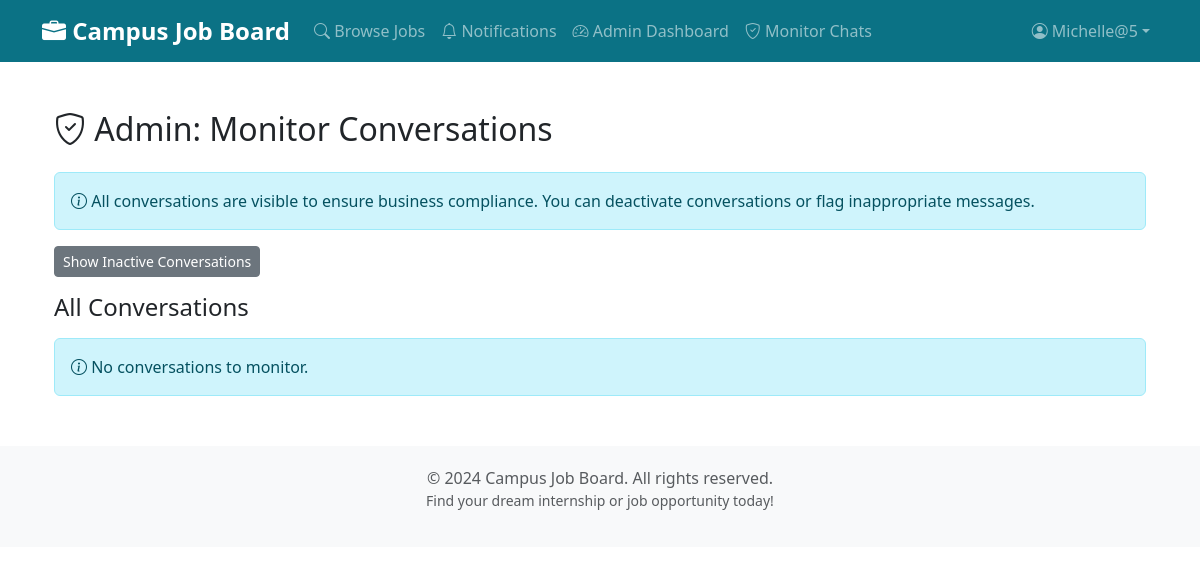
The page /messages/admin/monitor/ (signed in) on the database as committed earlier.
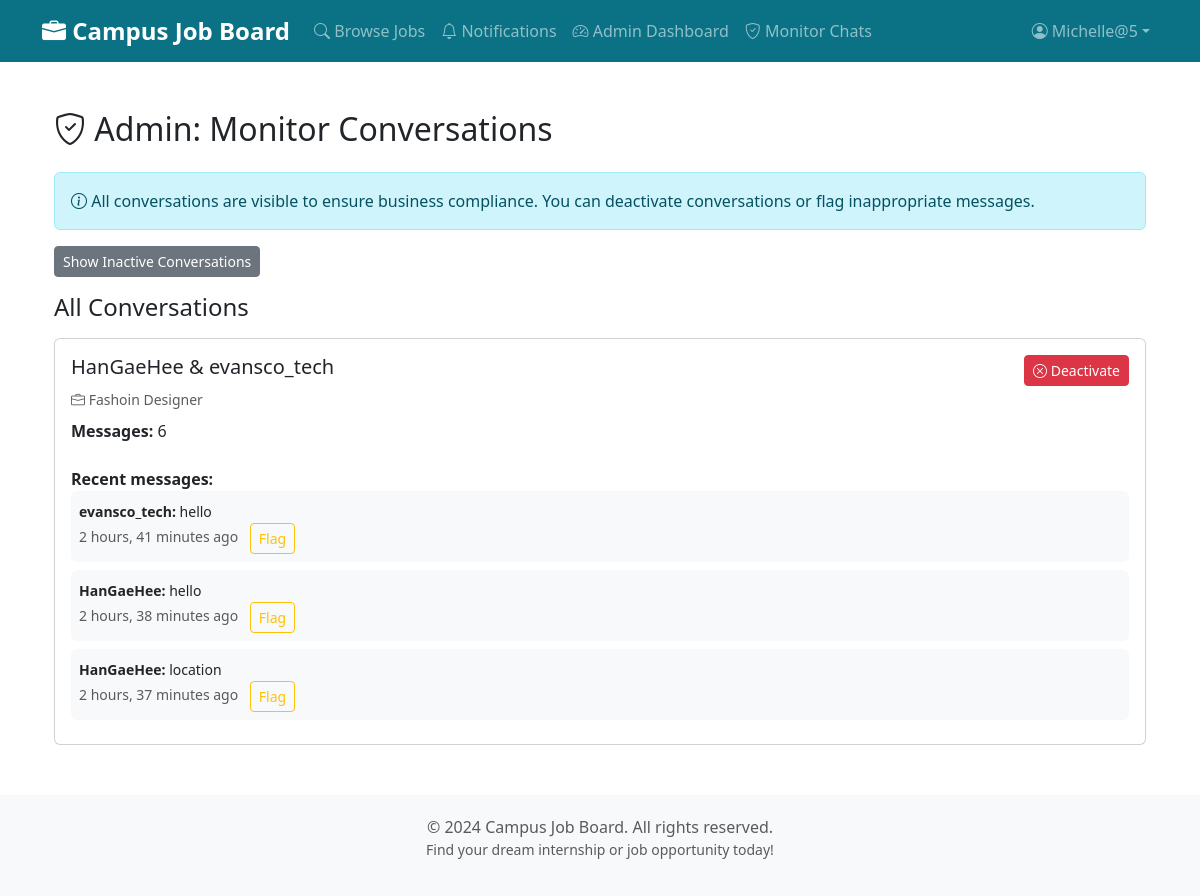
The same page on the database as committed later.
### messaging/models.py (models this page shows, shortened)
class Conversation(models.Model):
    application = models.ForeignKey(Application, on_delete=models.CASCADE, related_name='conversations')
    participant_1 = models.ForeignKey(settings.AUTH_USER_MODEL, on_delete=models.CASCADE, related_name='conversations_as_p1')
    participant_2 = models.ForeignKey(settings.AUTH_USER_MODEL, on_delete=models.CASCADE, related_name='conversations_as_p2')
    created_at = models.DateTimeField(auto_now_add=True)
    is_active = models.BooleanField(default=True, help_text='Admin can deactivate if conversation violates business conduct')
    class Meta:
        unique_together = ['application', 'participant_1', 'participant_2']
        ordering = ['-created_at']

class Message(models.Model):
    conversation = models.ForeignKey(Conversation, on_delete=models.CASCADE, related_name='messages')
    sender = models.ForeignKey(settings.AUTH_USER_MODEL, on_delete=models.CASCADE, related_name='sent_messages')
    content = models.TextField(help_text='Keep messages strictly business-related')
    timestamp = models.DateTimeField(auto_now_add=True)
    is_read = models.BooleanField(default=False)
    flagged_by_admin = models.BooleanField(default=False, help_text='Admin can flag inappropriate messages')
    class Meta:
        ordering = ['timestamp']

### users/models.py (models this page shows, shortened)
class CustomUser(AbstractUser):
    is_company = models.BooleanField(
        default=False,
        help_text="Designates whether this user is a company/employer")
    id_document = models.FileField(
        upload_to='user_ids/',
        null=True,
        blank=True,
        help_text='Upload an identification document (image or PDF) for verification')
    institution = models.CharField(
        max_length=255,
        help_text='Enter your school or company name for verification',
        null=True,
        blank=True
    )
    PENDING = 'P'
    VERIFIED = 'V'
    REJECTED = 'R'
    VERIFICATION_STATUS_CHOICES = [
        (PENDING, 'Pending'),
        (VERIFIED, 'Verified'),
        (REJECTED, 'Rejected'),
    ]
    verification_status = models.CharField(
        max_length=1,
        choices=VERIFICATION_STATUS_CHOICES,
        default=PENDING,
        help_text='Status of identity verification')
    email_verified = models.BooleanField(
        default=False,
        help_text='Whether the user has verified their email address')
    email_verification_token = models.CharField(
        max_length=6,
        null=True,
        blank=True,
        help_text='Temporary token for email verification')
    phone_number = models.CharField(
        max_length=20,
        null=True,
        blank=True,
        unique=False,
        help_text='Phone number in international format, e.g. +14155552671')
    phone_verified = models.BooleanField(
        default=False,
        help_text='Whether the user has verified their phone number')

### jobs/models.py (models this page shows, shortened)
class Application(models.Model):
    PENDING = 'P'
    ACCEPTED = 'A'
    REJECTED = 'R'
    STATUS_CHOICES = [
        (PENDING, 'Pending'),
        (ACCEPTED, 'Accepted'),
        (REJECTED, 'Rejected'),
    ]
    job = models.ForeignKey(JobPost,
                            on_delete=models.CASCADE,
                            related_name='applications')
    applicant = models.ForeignKey(settings.AUTH_USER_MODEL,
                                  on_delete=models.CASCADE,
                                  limit_choices_to={'is_company': False},
                                  related_name='job_applications')
    cover_letter = models.TextField(
        help_text="Why you're interested in this position")
    cv = models.FileField(upload_to='applications/cv/',
                          null=True,
                          blank=True,
                          help_text="Upload your CV/Resume (PDF, DOC, DOCX)")
    transcript = models.FileField(
        upload_to='applications/transcripts/',
        null=True,
        blank=True,
        help_text="Upload your academic transcript (PDF)")
    certificate = models.FileField(
        upload_to='applications/certificates/',
        null=True,
        blank=True,
        help_text="Upload any relevant certificates (PDF)")
    other_document = models.FileField(
        upload_to='applications/other/',
        null=True,
        blank=True,
        help_text="Upload any other supporting document")
    date_applied = models.DateTimeField(default=timezone.now)
    status = models.CharField(max_length=1,
                              choices=STATUS_CHOICES,
                              default=PENDING)
    company_unread = models.BooleanField(
        default=True,
        help_text="Whether the company has an unread notification for this application")
    applicant_unread = models.BooleanField(
        default=False,
        help_text="Whether the applicant has an unread notification for status updates")
    class Meta:
        ordering = ['-date_applied']
        unique_together = [['job', 'applicant']]
        indexes = [
            models.Index(fields=['-date_applied']),
            models.Index(fields=['status']),
        ]

class JobPost(models.Model):
    FULL_TIME = 'FT'
    PART_TIME = 'PT'
    INTERNSHIP = 'INT'
    CONTRACT = 'CON'
    JOB_TYPE_CHOICES = [
        (FULL_TIME, 'Full Time'),
        (PART_TIME, 'Part Time'),
        (INTERNSHIP, 'Internship'),
        (CONTRACT, 'Contract'),
    ]
    IT = 'IT'
    MARKETING = 'MKT'
    FINANCE = 'FIN'
    SALES = 'SLS'
    HR = 'HR'
    ENGINEERING = 'ENG'
    EDUCATION = 'EDU'
    HEALTHCARE = 'HLT'
    MEDIA = 'MED'
    LAW = 'LAW'
    CONSTRUCTION = 'CON'
    CUSTOMER_SERVICE = 'CS'
    ARCHITECTURE = 'ARC'
    ACCOUNTING = 'ACC'
    OTHER = 'OTH'
    CATEGORY_CHOICES = [
        (IT, 'IT & Software'),
        (FINANCE, 'Finance & Accounting'),
        (ACCOUNTING, 'Accounting'),
        (MARKETING, 'Marketing & Sales'),
        (SALES, 'Sales'),
        (EDUCATION, 'Education & Training'),
        (ENGINEERING, 'Engineering'),
        (ARCHITECTURE, 'Architecture'),
        (HEALTHCARE, 'Healthcare & Medicine'),
        (MEDIA, 'Media & Design'),
        (HR, 'Human Resources'),
        (LAW, 'Law & Administration'),
        (CONSTRUCTION, 'Construction & Real Estate'),
        (CUSTOMER_SERVICE, 'Customer Service'),
        (OTHER, 'Others'),
    ]
    CURRENCY_CHOICES = [
        ('USD', 'USD - US Dollar'),
        ('GHS', 'GHS - Ghanaian Cedi'),
        ('EUR', 'EUR - Euro'),
        ('GBP', 'GBP - British Pound'),
        ('NGN', 'NGN - Nigerian Naira'),
        ('KES', 'KES - Kenyan Shilling'),
        ('ZAR', 'ZAR - South African Rand'),
        ('CAD', 'CAD - Canadian Dollar'),
        ('AUD', 'AUD - Australian Dollar'),
    ]
    title = models.CharField(max_length=200)
    company = models.ForeignKey(settings.AUTH_USER_MODEL,
                                on_delete=models.CASCADE,
                                limit_choices_to={'is_company': True},
                                related_name='job_posts')
    description = models.TextField(help_text="Detailed job description")
    requirements = models.TextField(
        help_text="Required qualifications and skills")
    location = models.CharField(max_length=200)
    latitude = models.DecimalField(
        max_digits=9,
        decimal_places=6,
        null=True,
        blank=True,
        help_text="Latitude for live location (optional, requires user permission)"
    )
    longitude = models.DecimalField(
        max_digits=9,
        decimal_places=6,
        null=True,
        blank=True,
        help_text="Longitude for live location (optional, requires user permission)"
    )
    category = models.CharField(max_length=3,
                                choices=CATEGORY_CHOICES,
                                default=IT)
    job_type = models.CharField(max_length=3,
                                choices=JOB_TYPE_CHOICES,
                                default=FULL_TIME)
    date_posted = models.DateTimeField(default=timezone.now)
    deadline = models.DateTimeField(help_text="Application deadline (date and time)")
    salary = models.DecimalField(max_digits=10,
                                 decimal_places=2,
                                 null=True,
                                 blank=True,
                                 help_text="Salary range (optional)")
    currency = models.CharField(max_length=3,
                                choices=CURRENCY_CHOICES,
                                default='USD',
                                help_text="Currency for salary")
    image = models.ImageField(
        upload_to='job_images/',
        null=True,
        blank=True,
        help_text="Optional image for the job posting")
    is_approved = models.BooleanField(
        default=False, help_text="Whether this job post is approved by admin")
    class Meta:
        ordering = ['-date_posted']
        indexes = [
            models.Index(fields=['-date_posted']),
            models.Index(fields=['category']),
            models.Index(fields=['job_type']),
        ]

### messaging/views.py (the view)
# urls.py: path('admin/monitor/', views.admin_monitor_conversations, name='admin_monitor'),
@login_required
@user_passes_test(lambda u: u.is_superuser)
def admin_monitor_conversations(request):
    all_conversations = Conversation.objects.all().select_related(
        'application__job',
        'participant_1',
        'participant_2'
    ).prefetch_related('messages')
    show_inactive = request.GET.get('show_inactive', False)
    if not show_inactive:
        all_conversations = all_conversations.filter(is_active=True)
    flagged_messages = Message.objects.filter(flagged_by_admin=True).select_related('sender', 'conversation')
    return render(request, 'messaging/admin_monitor.html', {
        'conversations': all_conversations,
        'flagged_messages': flagged_messages
    })

### jobs/context_processors.py (called while the page is built)
def notification_counts(request):
    company_unread = 0
    applicant_unread = 0
    user = getattr(request, 'user', None)
    if user and user.is_authenticated:
        try:
            if getattr(user, 'is_company', False):
                company_unread = Application.objects.filter(
                    job__company=user, company_unread=True).count()
            else:
                applicant_unread = Application.objects.filter(
                    applicant=user, applicant_unread=True).count()
        except Exception:
            company_unread = 0
            applicant_unread = 0
    return {
        'company_unread_count': company_unread,
        'applicant_unread_count': applicant_unread,
    }

### notifications/context_processors.py (called while the page is built)
def notification_context(request):
    if request.user.is_authenticated:
        unread_count = Notification.objects.filter(
            recipient=request.user,
            is_read=False
        ).count()
        return {'notification_count': unread_count}
    return {'notification_count': 0}

### messaging/templates/messaging/admin_monitor.html (shortened to what this page needs)
{% extends 'base.html' %}
{% block content %}
<div class="container">
    <h2 class="mb-4"><i class="bi bi-shield-check"></i> Admin: Monitor Conversations</h2>
    <div class="alert alert-info">
        <i class="bi bi-info-circle"></i> All conversations are visible to ensure business compliance. You can deactivate conversations or flag inappropriate messages.
    </div>
    <div class="mb-3">
        <a href="?show_inactive=1" class="btn btn-secondary btn-sm">
            {% if request.GET.show_inactive %}Hide{% else %}Show{% endif %} Inactive Conversations
        </a>
    </div>
    <h4 class="mb-3">All Conversations</h4>
    {% if conversations %}
        {% for conv in conversations %}
        <div class="card mb-3 {% if not conv.is_active %}border-secondary{% endif %}">
            <div class="card-body">
                <div class="d-flex justify-content-between align-items-start">
                    <div>
                        <h5 class="card-title">
                            {{ conv.participant_1.username }} & {{ conv.participant_2.username }}
                        </h5>
                        <p class="text-muted mb-2">
                            <small><i class="bi bi-briefcase"></i> {{ conv.application.job.title }}</small>
                        </p>
                        <p class="mb-2">
                            <strong>Messages:</strong> {{ conv.messages.count }}
                        </p>
                    </div>
                    <div>
                        {% if conv.is_active %}
                            <form method="post" action="{% url 'messaging:admin_deactivate' conv.pk %}">
                                <button type="submit" class="btn btn-danger btn-sm">
                                    <i class="bi bi-x-circle"></i> Deactivate
                                </button>
                            </form>
                        {% endif %}
                    </div>
                </div>
                <div class="mt-3">
                    <strong>Recent messages:</strong>
                    {% for msg in conv.messages.all|slice:":3" %}
                    <div class="p-2 bg-light rounded mb-2">
                        <small>
                            <strong>{{ msg.sender.username }}:</strong> {{ msg.content|truncatewords:15 }}<br>
                            <span class="text-muted">{{ msg.timestamp|timesince }} ago</span>
                            {% if not msg.flagged_by_admin %}
                                <form method="post" action="{% url 'messaging:admin_flag_message' msg.pk %}" class="d-inline">
                                    <button type="submit" class="btn btn-sm btn-outline-warning ms-2">Flag</button>
                                </form>
                            {% else %}
                                <span class="badge bg-warning">Flagged</span>
                                <form method="post" action="{% url 'messaging:admin_flag_message' msg.pk %}" class="d-inline">
                                    {% csrf_token %}
                                    <button type="submit" class="btn btn-sm btn-outline-success ms-2">Unflag</button>
                                </form>
                            {% endif %}
                        </small>
                    </div>
                    {% endfor %}
                </div>
            </div>
        </div>
        {% endfor %}
    {% else %}
        <div class="alert alert-info">
            <i class="bi bi-info-circle"></i> No conversations to monitor.
        </div>
    {% endif %}
</div>
{% endblock %}

Rows that differ between the two databases and show on the page:
added Conversation: participant_1.username "HanGaeHee", participant_2.username "evansco_tech", application.job "Fashoin Designer", messages.count "6", is_active True (drawn)
added Message: sender.username "evansco_tech", content "hello", timestamp "2 hours, 41 minutes", flagged_by_admin "Flag"
added Message: sender.username "HanGaeHee", content "hello", timestamp "2 hours, 38 minutes", flagged_by_admin "Flag"
added Message: sender.username "HanGaeHee", content "location", timestamp "2 hours, 37 minutes", flagged_by_admin "Flag"
Other text that changed with them:
text no longer shown: "No conversations to monitor."
